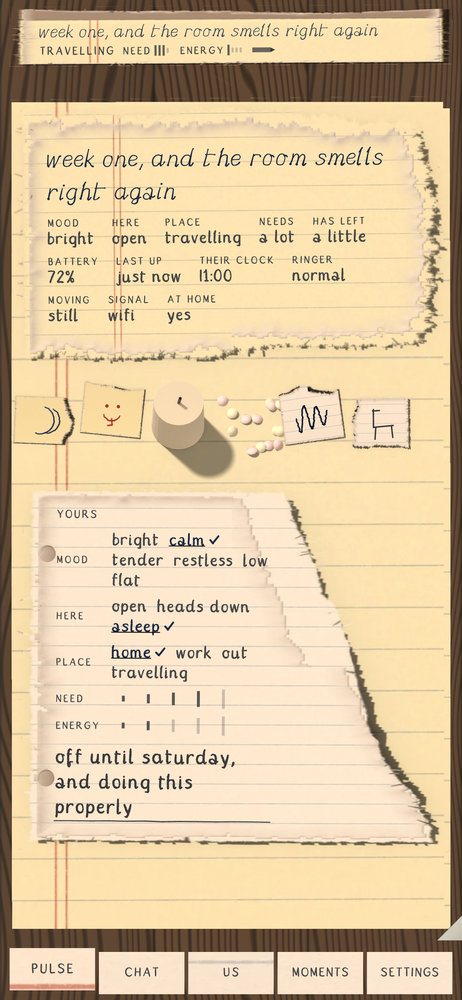
#> input picture evidence/01_pulse.png, 462 x 1000 px, shrunk from 1440 x 3120 before the run; its folder holds only this picture in this run
$ python hairline.py ../../evidence/01_pulse.png
#> lines starting #> are read from the running program, lines starting #| are printed output that depends on the picture
#!/usr/bin/env python3
"""tools/check/hairline.py — no one-pixel bright rules lying on the desk.

    python3 tools/check/hairline.py [--out evidence/logs/hairline.json] [evidence/*.png]

A material critic measured this for five review cycles and named it four different ways: "one-pixel
bright rules are drawn across the desk", "a +48-grey spike one pixel tall running 254 px", "a pale
dead-straight hairline just outside every piece of paper". It was never in the wood and never in a
render: ShaderMask multiplies a tear mask in by drawing a rectangle the size of the piece in dstIn,
and that rectangle is antialiased, so on the row where the piece's box falls between two device
pixels the blend lands at partial coverage and a third of a pixel of sheet survives where the tear
had erased it.

The fix is in app/lib/material/paper.dart and the test binding cannot see it — the fault is drawn
by CanvasKit and a widget test rasterises sixty-six piece heights at three densities without one
spike. So it is measured here, on the photographs, the way the critic measured it: a row that is
brighter than the row above it and the row below it by [--rise] grey levels or more, for [--run]
pixels or more, over desk rather than over paper.
"""
import argparse, glob, json, os, sys
import numpy as np
from PIL import Image

PAPER = 170.0   # anything this bright is a sheet, not the desk


def runs(row_mask, minimum):
    out, start, n = [], None, 0
    for x, v in enumerate(row_mask):
        if v:
            if start is None:
                start = x
            n += 1
        elif start is not None:
            if n >= minimum:
                out.append((start, n))
            start, n = None, 0
    if start is not None and n >= minimum:
        out.append((start, n))
    return out


def rules(path, rise, run):
#> called with path = '../../evidence/01_pulse.png', rise = 20, run = 60
    grey = np.asarray(Image.open(path).convert('L')).astype(np.float32)
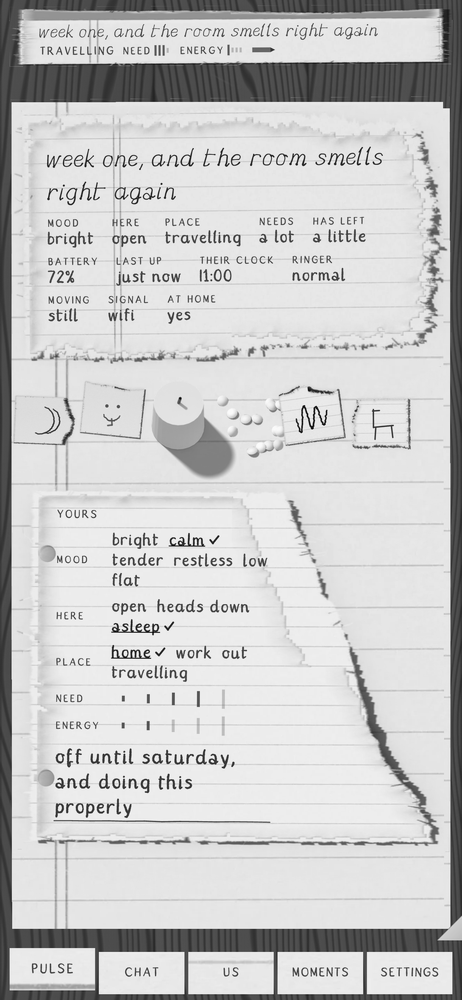
#> grey: shape (1000, 462) float32; min 0, max 253, mean 200.6
    over = (grey[1:-1] - grey[:-2] >= rise) & (grey[1:-1] - grey[2:] >= rise)
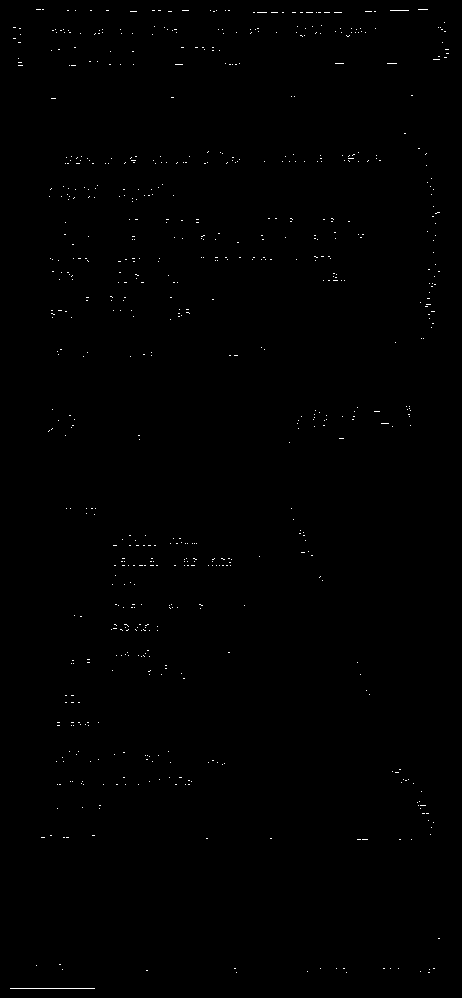
#> over: shape (998, 462) bool; 0.29% white in thin lines or dots
    found = []
    for y in range(over.shape[0]):
        for x, n in runs(over[y], run):
            # on the wood: the row under it is desk, not the inside of a sheet
            if grey[y + 2, x:x + n].mean() < PAPER:
                found.append({'y': y + 1, 'x': x, 'length': int(n),
                              'lift': round(float((grey[y + 1, x:x + n] - grey[y, x:x + n]).mean()), 1)})
#> after the loop, found = 1 item
    return found


def main(argv):
    ap = argparse.ArgumentParser()
    ap.add_argument('files', nargs='*')
    ap.add_argument('--out', default='')
    ap.add_argument('--rise', type=float, default=20.0)
    ap.add_argument('--run', type=int, default=60)
    args = ap.parse_args(argv)

    files = args.files or sorted(p for p in glob.glob('evidence/*.png') if os.path.isfile(p))
    report = {'rise': args.rise, 'run': args.run, 'stills': {}, 'note':
              'a row brighter than both its neighbours, lying on the desk: the mask rectangle '
              'catching the edge of the piece it cuts'}
    worst = 0
    for p in files:
        found = rules(p, args.rise, args.run)
#> found = 1 item
        report['stills'][os.path.basename(p)] = {
            'rules': len(found),
            'longest': max((f['length'] for f in found), default=0),
            'where': found[:6],
        }
        worst = max(worst, len(found))
#> worst = 1
    report['ok'] = worst == 0
    report['worst'] = worst
    if args.out:
        os.makedirs(os.path.dirname(args.out), exist_ok=True)
        json.dump(report, open(args.out, 'w'), indent=1)
    for name, e in report['stills'].items():
        if e['rules']:
            print(f"  {name}: {e['rules']} bright one-row rules on the desk, longest {e['longest']} px")
#> this loop made 1 pass
#> name on pass 1: '01_pulse.png'
#|   01_pulse.png: 1 bright one-row rules on the desk, longest 85 px
    print(f"{len(files)} still(s) read, {worst} the most rules on any one of them")
#| 1 still(s) read, 1 the most rules on any one of them
    return 0 if report['ok'] else 1


if __name__ == '__main__':
#> (the run stopped early here; a loop or call above may not have finished)

$ run again, on evidence/02_chat.png
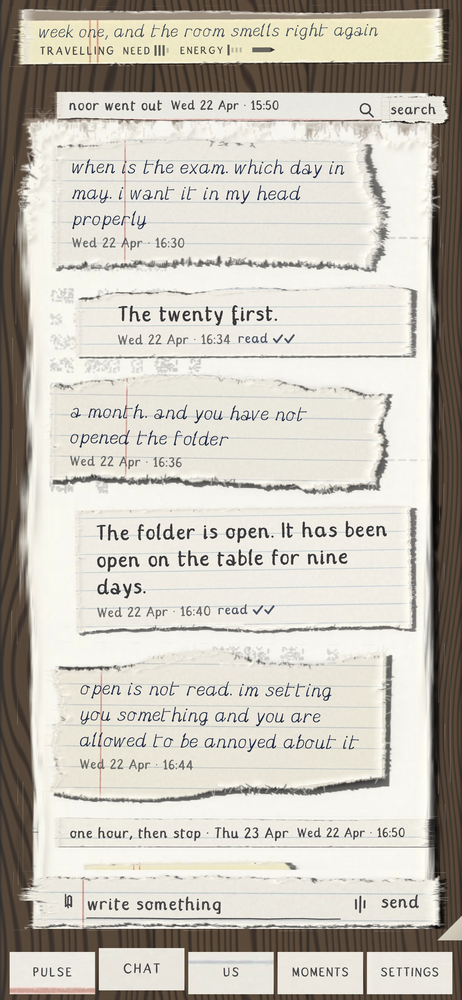
#> input picture evidence/02_chat.png, 462 x 1000 px, shrunk from 1440 x 3120 before the run
#> in rules, `grey = np.asarray(Image.open(path).convert('L')).astype(np.float32)`:
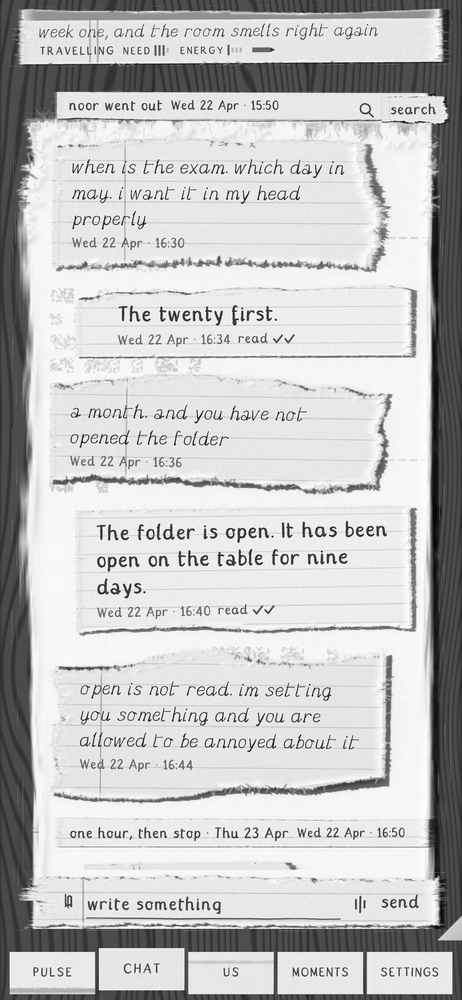
#> grey: shape (1000, 462) float32; min 1, max 255, mean 195
#> in rules, `over = (grey[1:-1] - grey[:-2] >= rise) & (grey[1:-1] - grey[2:] >= ri..`:
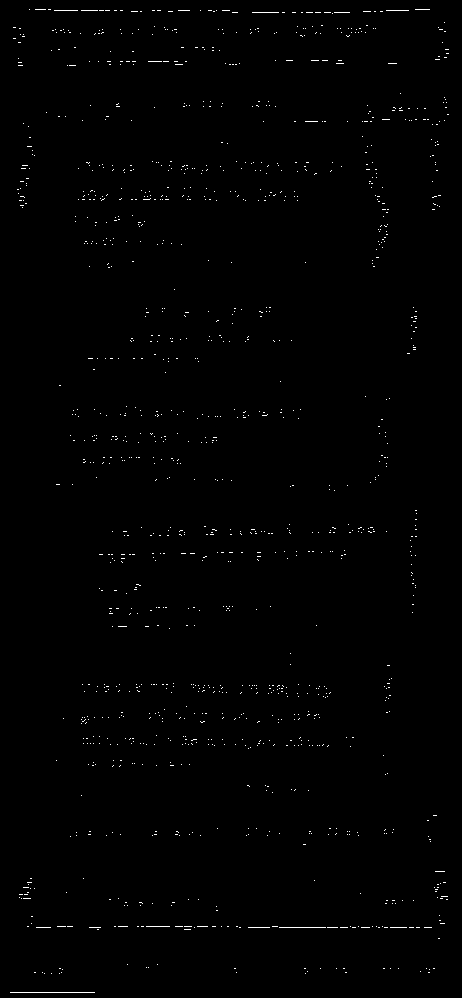
#> over: shape (998, 462) bool; 0.56% white in thin lines or dots
#> after the loop in rules, `for y in range(over.shape[0]):`: found = 1 item
#> worst = 1
#> the loop in main, `for name, e in report['stills'].items():` made 1 pass
#> name on pass 1: '02_chat.png'
#> (printed output is left out)
#| 1 still(s) read, 1 the most rules on any one of them

$ run again, on evidence/12_search.png
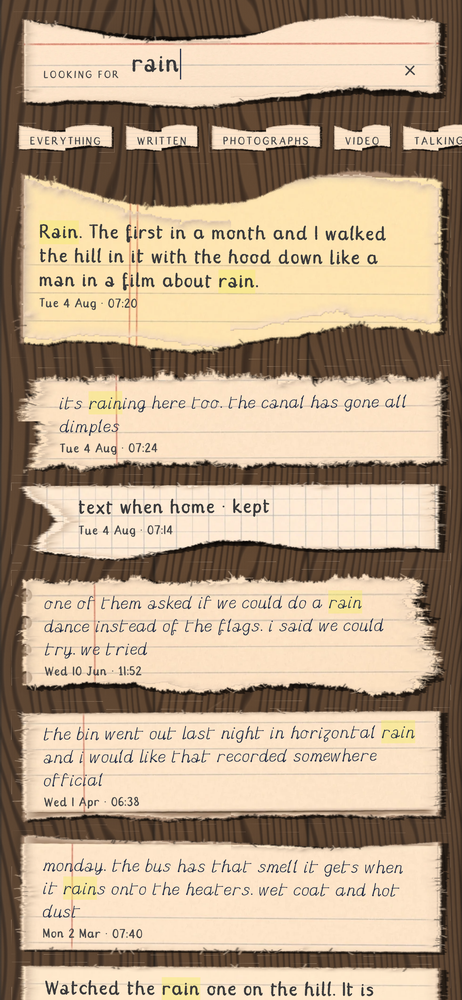
#> input picture evidence/12_search.png, 462 x 1000 px, shrunk from 1440 x 3120 before the run
#> in rules, `grey = np.asarray(Image.open(path).convert('L')).astype(np.float32)`:
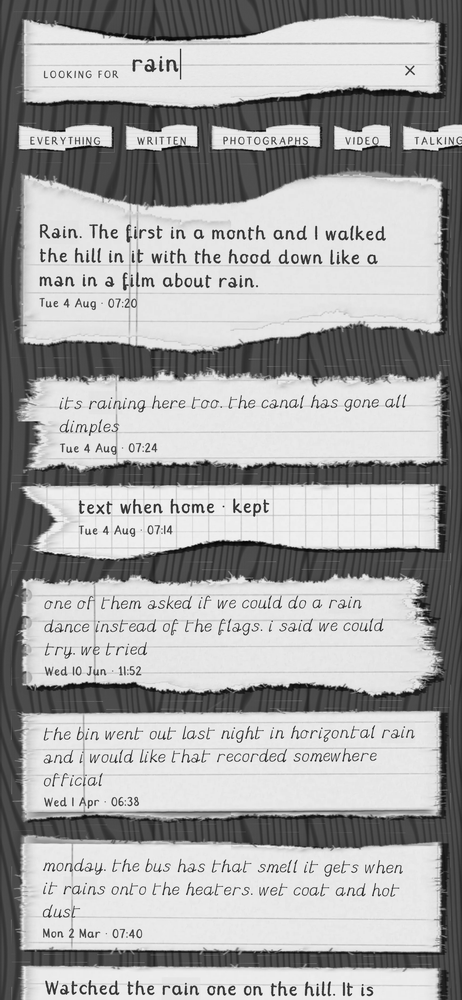
#> grey: shape (1000, 462) float32; min 0, max 253, mean 167.8
#> in rules, `over = (grey[1:-1] - grey[:-2] >= rise) & (grey[1:-1] - grey[2:] >= ri..`:
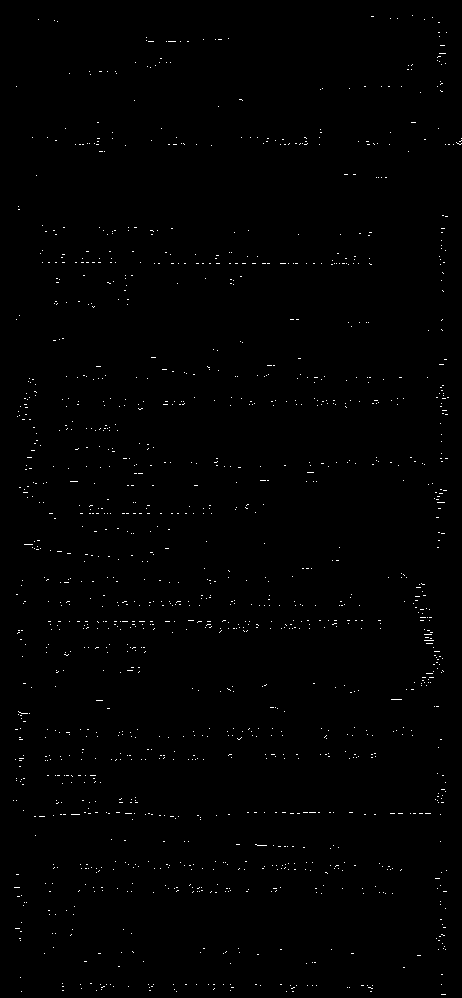
#> over: shape (998, 462) bool; 0.55% white in thin lines or dots
#> after the loop in rules, `for y in range(over.shape[0]):`: found = []
#> worst = 0
#> the loop in main, `for name, e in report['stills'].items():` made 1 pass
#> (name, e) on pass 1: ('12_search.png', {'rules': 0, 'longest': 0, 'where': []})
#| 1 still(s) read, 0 the most rules on any one of them
